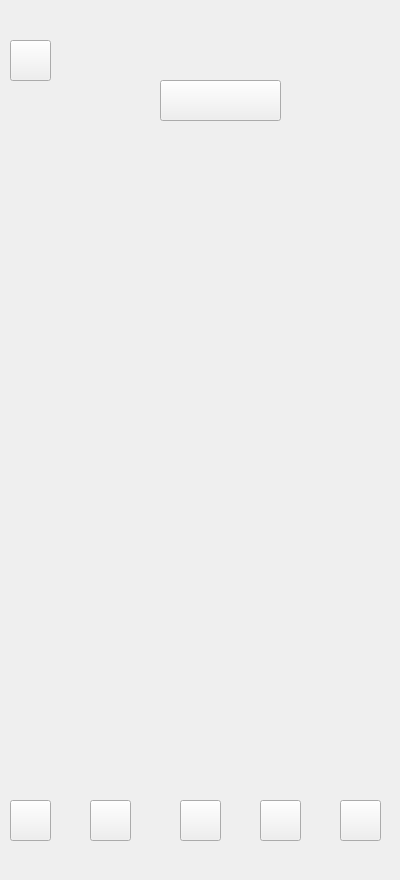
    <widget class="QWidget" name="page_26">
     <widget class="QLabel" name="label_26">
      <property name="geometry">
       <rect>
        <x>0</x>
        <y>-10</y>
        <width>391</width>
        <height>871</height>
       </rect>
      </property>
      <property name="text">
       <string/>
      </property>
      <property name="pixmap">
       <pixmap resource="resources.qrc">:/images/images/Sabansoke Followers.png</pixmap>
      </property>
     </widget>
     <widget class="QPushButton" name="pushButton_93">
      <property name="geometry">
       <rect>
        <x>10</x>
        <y>40</y>
        <width>41</width>
        <height>41</height>
       </rect>
      </property>
      <property name="text">
       <string/>
      </property>
     </widget>
     <widget class="QPushButton" name="pushButton_94">
      <property name="geometry">
       <rect>
        <x>160</x>
        <y>80</y>
        <width>121</width>
        <height>41</height>
       </rect>
      </property>
      <property name="text">
       <string/>
      </property>
     </widget>
     <widget class="QPushButton" name="pushButton_95">
      <property name="geometry">
       <rect>
        <x>10</x>
        <y>800</y>
        <width>41</width>
        <height>41</height>
       </rect>
      </property>
      <property name="text">
       <string/>
      </property>
     </widget>
     <widget class="QPushButton" name="pushButton_96">
      <property name="geometry">
       <rect>
        <x>90</x>
        <y>800</y>
        <width>41</width>
        <height>41</height>
       </rect>
      </property>
      <property name="text">
       <string/>
      </property>
     </widget>
     <widget class="QPushButton" name="pushButton_97">
      <property name="geometry">
       <rect>
        <x>180</x>
        <y>800</y>
        <width>41</width>
        <height>41</height>
       </rect>
      </property>
      <property name="text">
       <string/>
      </property>
     </widget>
     <widget class="QPushButton" name="pushButton_98">
      <property name="geometry">
       <rect>
        <x>260</x>
        <y>800</y>
        <width>41</width>
        <height>41</height>
       </rect>
      </property>
      <property name="text">
       <string/>
      </property>
     </widget>
     <widget class="QPushButton" name="pushButton_99">
      <property name="geometry">
       <rect>
        <x>340</x>
        <y>800</y>
        <width>41</width>
        <height>41</height>
       </rect>
      </property>
      <property name="text">
       <string/>
      </property>
     </widget>
    </widget>
